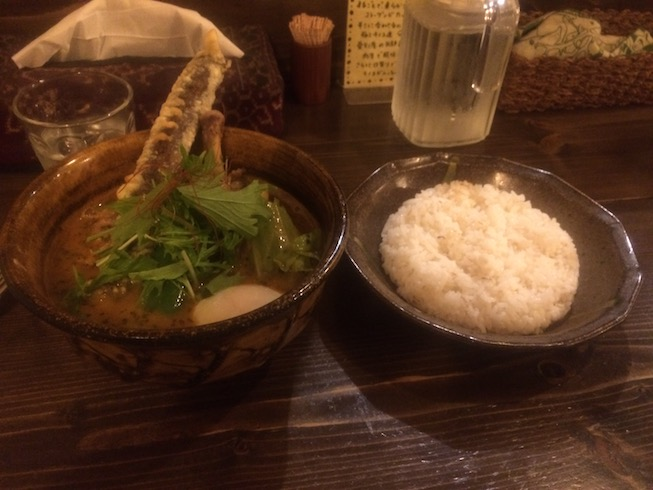
#> input picture 180410Pillow/original.jpg, 653 x 490 px
$ python open_image.py
#> lines starting #> are read from the running program, lines starting #| are printed output that depends on the picture
from PIL import Image, ImageFilter
# #include <numpy> + using numpy = np
import numpy as np
img = Image.open('original.jpg')
#> img is the input picture: PIL image 653x490 RGB; mean R, G, B 87.4, 55.5, 33.3
#GET size
width, height = img.size
#> width = 653; height = 490
print (img.size)
#| (653, 490)
#
print (img.getextrema())
#| ((10, 255), (0, 252), (0, 255))
# gray scale , 90 rotation, gaussian filter
img2 = img.convert('L').rotate(90).filter(ImageFilter.GaussianBlur())
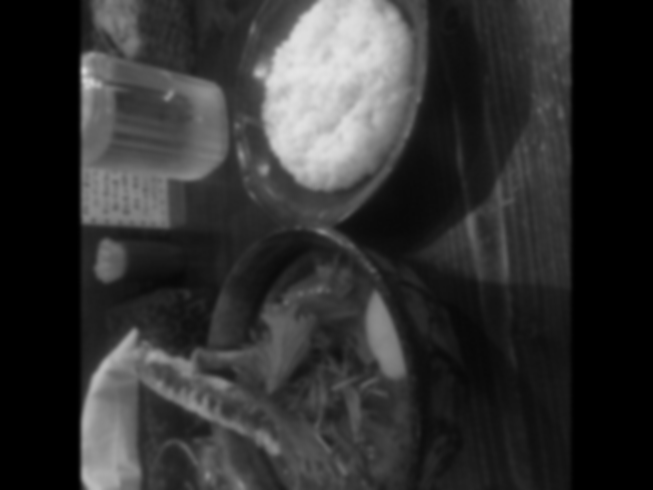
#> img2: PIL image 653x490 L; min 0, max 229, mean 49.8
#open
img.show()
img2.show()
